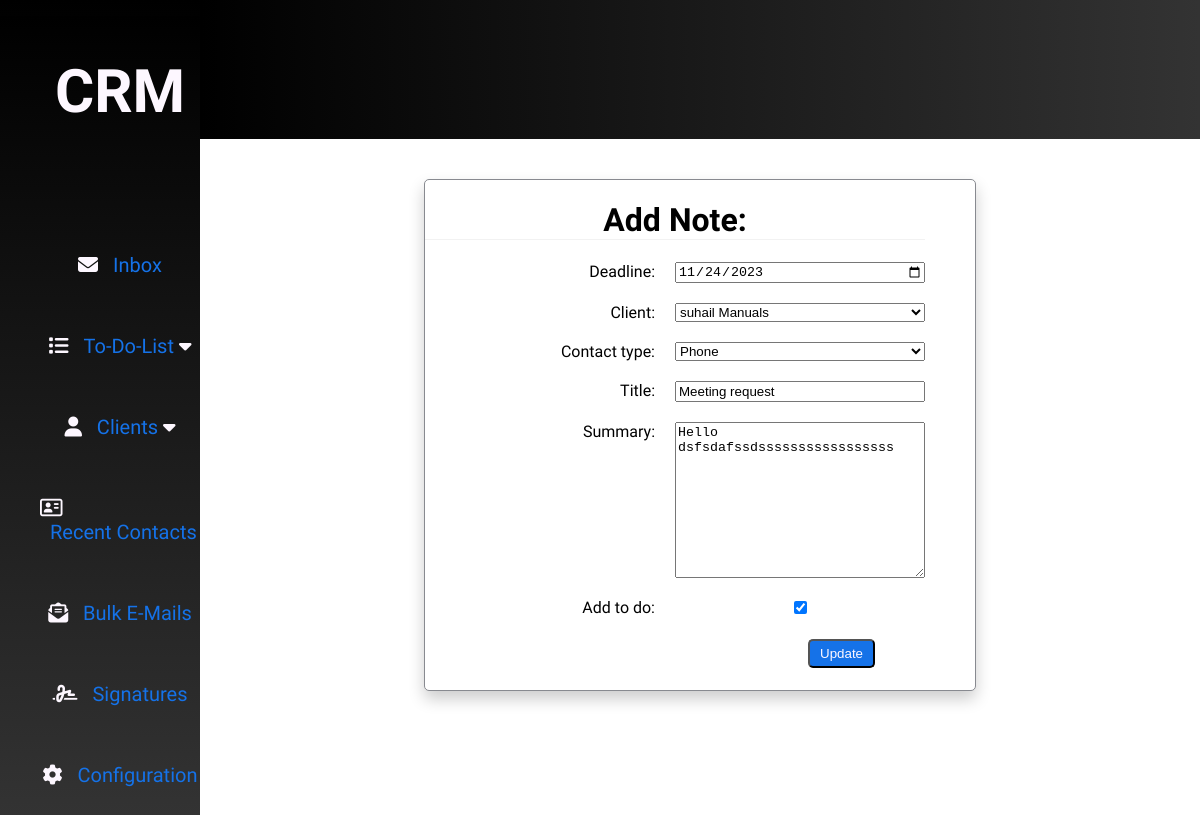
The page /notes/update_note/9 on the database as committed earlier.
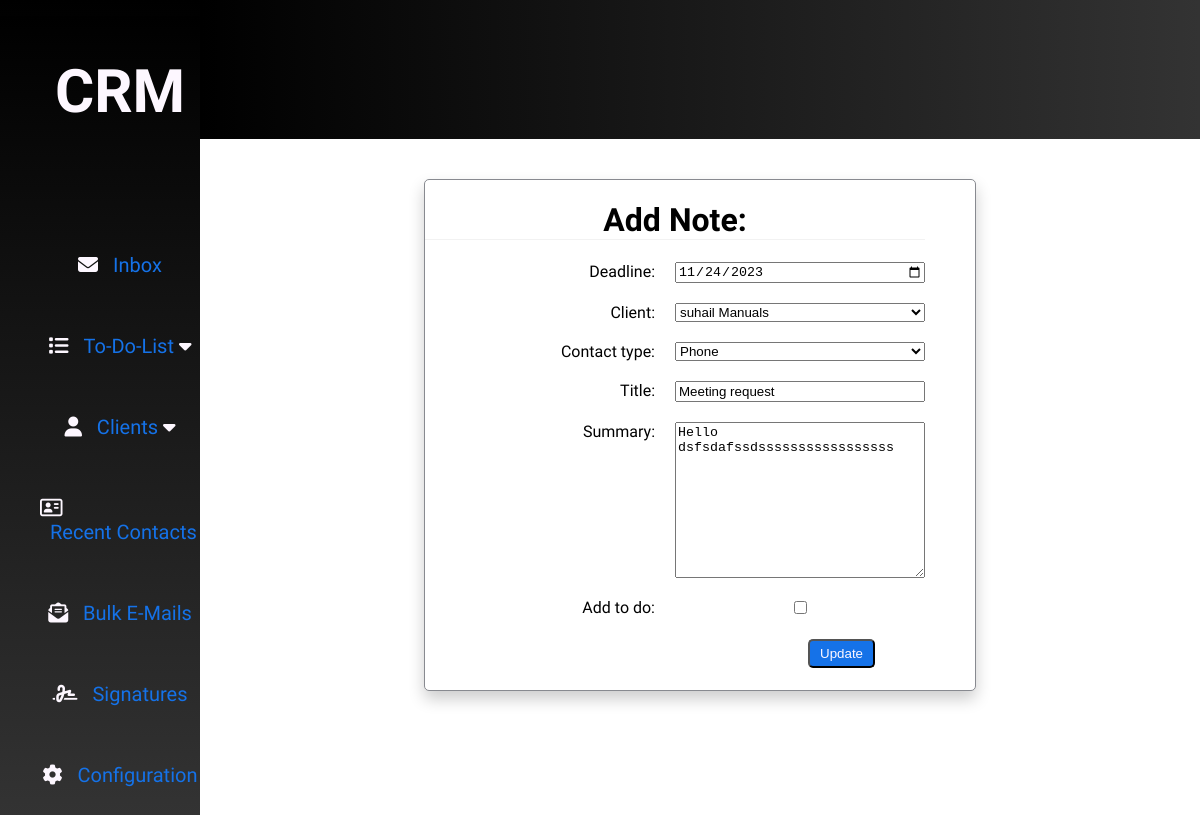
The same page on the database as committed later.
### D_Notes/models.py (models this page shows, shortened)
class Note(models.Model):
    CREATE_CHOICES = [
        ('email', 'Email'),
        ('phone', 'Phone'),
        ('whatsapp', 'WhatsApp'),
    ]
    createDate = models.DateTimeField(auto_now_add=True)
    deadline = models.DateField()
    client = models.ForeignKey(Client, on_delete=models.CASCADE)
    contact_type = models.CharField(max_length=10, choices=CREATE_CHOICES)
    title = models.CharField(max_length=100)
    summary = models.TextField()
    add_to_do = models.BooleanField(default=True)

### D_Notes/views.py (the view)
# urls.py: path('update_note/<int:note_id>', views.update_note, name='update_note'),
def update_note(request, note_id):
    note = get_object_or_404(Note, pk = note_id)
    submitted = False
    if request.method == "POST":
        form = add_note_form(request.POST, instance=note)
        if form.is_valid():
            form.save()
            return redirect('notes:read_note')
    else:
        form = add_note_form(instance=note)
    if 'submitted' in request.GET:
        submitted = True
    return render(request, "add_note.html", {"form": form, 'submitted': submitted, 'note': note})

### D_Notes/notes_form.py
class add_note_form(ModelForm):
    class Meta:
        model = Note
        fields = '__all__'
        exclude = ['createDate']
        widgets = {
            'deadline': forms.DateInput(attrs={'type': 'date'}),
        }

### C_Client/models.py (called while the page is built)
    def __str__(self):
        return f"{self.name} {self.surname}"

### templates/add_note.html (shortened to what this page needs)
{% extends 'main.html'%}
{% block content %}
   <div class="form-wrapper form-note">
    <h1 class="table-header">Add Note:</h1>
            <form action="" method=POST>
                {% for field in form %}
                <div class="form-field">
                    <label class="form-label">{{ field.label_tag }}</label>
                    {{ field }}
                </div>
                {% endfor %}
                <div class="div-button">
                <button type="submit" value="Add" class="table-button">{% if note is None %}Add{% else %}Update{% endif%}</button>
                </div>
            </form>
    </div>
{% endblock %}

Rows that differ between the two databases and show on the page:
changed Note "suhail Manuals": add_to_do "☑" → "☐"
